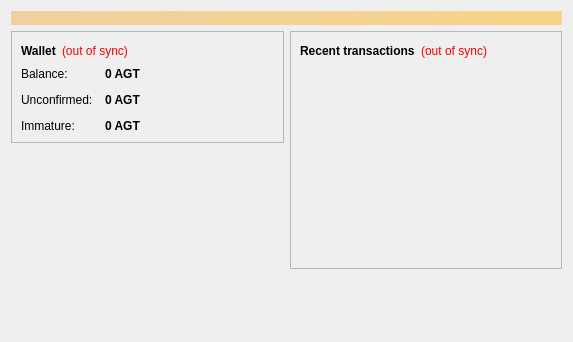
<?xml version="1.0" encoding="UTF-8"?>
<ui version="4.0">
 <class>OverviewPage</class>
 <widget class="QWidget" name="OverviewPage">
  <property name="geometry">
   <rect>
    <x>0</x>
    <y>0</y>
    <width>573</width>
    <height>342</height>
   </rect>
  </property>
  <property name="windowTitle">
   <string>Form</string>
  </property>
  <layout class="QVBoxLayout" name="topLayout">
   <item>
    <widget class="QLabel" name="labelAlerts">
     <property name="visible">
      <bool>false</bool>
     </property>
     <property name="styleSheet">
      <string notr="true">background-color: qlineargradient(x1: 0, y1: 0, x2: 1, y2: 0, stop:0 #F0D0A0, stop:1 #F8D488); color:#000000;</string>
     </property>
     <property name="wordWrap">
      <bool>true</bool>
     </property>
     <property name="margin">
      <number>3</number>
     </property>
    </widget>
   </item>
   <item>
    <layout class="QHBoxLayout" name="horizontalLayout" stretch="1,1">
     <item>
      <layout class="QVBoxLayout" name="verticalLayout_2">
       <item>
        <widget class="QFrame" name="frame">
         <property name="frameShape">
          <enum>QFrame::StyledPanel</enum>
         </property>
         <property name="frameShadow">
          <enum>QFrame::Raised</enum>
         </property>
         <layout class="QVBoxLayout" name="verticalLayout_4">
          <item>
           <layout class="QHBoxLayout" name="horizontalLayout_4">
            <item>
             <widget class="QLabel" name="label_5">
              <property name="font">
               <font>
                <weight>75</weight>
                <bold>true</bold>
               </font>
              </property>
              <property name="text">
               <string>Wallet</string>
              </property>
             </widget>
            </item>
            <item>
             <widget class="QLabel" name="labelWalletStatus">
              <property name="toolTip">
               <string>The displayed information may be out of date. Your wallet automatically synchronizes with the Agetron network after a connection is established, but this process has not completed yet.</string>
              </property>
              <property name="styleSheet">
               <string notr="true">QLabel { color: red; }</string>
              </property>
              <property name="text">
               <string notr="true">(out of sync)</string>
              </property>
              <property name="alignment">
               <set>Qt::AlignLeading|Qt::AlignLeft|Qt::AlignVCenter</set>
              </property>
             </widget>
            </item>
            <item>
             <spacer name="horizontalSpacer_2">
              <property name="orientation">
               <enum>Qt::Horizontal</enum>
              </property>
              <property name="sizeHint" stdset="0">
               <size>
                <width>40</width>
                <height>20</height>
               </size>
              </property>
             </spacer>
            </item>
           </layout>
          </item>
          <item>
           <layout class="QFormLayout" name="formLayout_2">
            <property name="fieldGrowthPolicy">
             <enum>QFormLayout::AllNonFixedFieldsGrow</enum>
            </property>
            <property name="horizontalSpacing">
             <number>12</number>
            </property>
            <property name="verticalSpacing">
             <number>12</number>
            </property>
            <item row="0" column="0">
             <widget class="QLabel" name="label">
              <property name="text">
               <string>Balance:</string>
              </property>
             </widget>
            </item>
            <item row="0" column="1">
             <widget class="QLabel" name="labelBalance">
              <property name="font">
               <font>
                <weight>75</weight>
                <bold>true</bold>
               </font>
              </property>
              <property name="cursor">
               <cursorShape>IBeamCursor</cursorShape>
              </property>
              <property name="toolTip">
               <string>Your current balance</string>
              </property>
              <property name="text">
               <string notr="true">0 AGT</string>
              </property>
              <property name="textInteractionFlags">
               <set>Qt::LinksAccessibleByMouse|Qt::TextSelectableByKeyboard|Qt::TextSelectableByMouse</set>
              </property>
             </widget>
            </item>
            <item row="1" column="0">
             <widget class="QLabel" name="label_3">
              <property name="text">
               <string>Unconfirmed:</string>
              </property>
             </widget>
            </item>
            <item row="1" column="1">
             <widget class="QLabel" name="labelUnconfirmed">
              <property name="font">
               <font>
                <weight>75</weight>
                <bold>true</bold>
               </font>
              </property>
              <property name="cursor">
               <cursorShape>IBeamCursor</cursorShape>
              </property>
              <property name="toolTip">
               <string>Total of transactions that have yet to be confirmed, and do not yet count toward the current balance</string>
              </property>
              <property name="text">
               <string notr="true">0 AGT</string>
              </property>
              <property name="textInteractionFlags">
               <set>Qt::LinksAccessibleByMouse|Qt::TextSelectableByKeyboard|Qt::TextSelectableByMouse</set>
              </property>
             </widget>
            </item>
            <item row="2" column="0">
             <widget class="QLabel" name="labelImmatureText">
              <property name="text">
               <string>Immature:</string>
              </property>
             </widget>
            </item>
            <item row="2" column="1">
             <widget class="QLabel" name="labelImmature">
              <property name="font">
               <font>
                <weight>75</weight>
                <bold>true</bold>
               </font>
              </property>
              <property name="toolTip">
               <string>Mined balance that has not yet matured</string>
              </property>
              <property name="text">
               <string notr="true">0 AGT</string>
              </property>
              <property name="textInteractionFlags">
               <set>Qt::LinksAccessibleByMouse|Qt::TextSelectableByKeyboard|Qt::TextSelectableByMouse</set>
              </property>
             </widget>
            </item>
           </layout>
          </item>
         </layout>
        </widget>
       </item>
       <item>
        <spacer name="verticalSpacer">
         <property name="orientation">
          <enum>Qt::Vertical</enum>
         </property>
         <property name="sizeHint" stdset="0">
          <size>
           <width>20</width>
           <height>40</height>
          </size>
         </property>
        </spacer>
       </item>
	     <item>
         <widget class="QLabel" name="label_wallet_bgcoin">
          <property name="text">
           <string/>
          </property>
          <property name="pixmap">
           <pixmap resource="../bitcoin.qrc">:/images/wallet_bgcoin</pixmap>
          </property>
          <property name="scaledContents">
           <bool>false</bool>
          </property>
          <property name="alignment">
           <set>Qt::AlignCenter</set>
          </property>
          <property name="margin">
           <number>-2</number>
          </property>
         </widget>
        </item>
      </layout>
     </item>
     <item>
      <layout class="QVBoxLayout" name="verticalLayout_3">
       <item>
        <widget class="QFrame" name="frame_2">
         <property name="frameShape">
          <enum>QFrame::StyledPanel</enum>
         </property>
         <property name="frameShadow">
          <enum>QFrame::Raised</enum>
         </property>
         <layout class="QVBoxLayout" name="verticalLayout">
          <item>
           <layout class="QHBoxLayout" name="horizontalLayout_2">
            <item>
             <widget class="QLabel" name="label_4">
              <property name="text">
               <string>&lt;b&gt;Recent transactions&lt;/b&gt;</string>
              </property>
             </widget>
            </item>
            <item>
             <widget class="QLabel" name="labelTransactionsStatus">
              <property name="toolTip">
               <string>The displayed information may be out of date. Your wallet automatically synchronizes with the Agetron network after a connection is established, but this process has not completed yet.</string>
              </property>
              <property name="styleSheet">
               <string notr="true">QLabel { color: red; }</string>
              </property>
              <property name="text">
               <string notr="true">(out of sync)</string>
              </property>
              <property name="alignment">
               <set>Qt::AlignRight|Qt::AlignTrailing|Qt::AlignVCenter</set>
              </property>
             </widget>
            </item>
            <item>
             <spacer name="horizontalSpacer">
              <property name="orientation">
               <enum>Qt::Horizontal</enum>
              </property>
              <property name="sizeHint" stdset="0">
               <size>
                <width>40</width>
                <height>20</height>
               </size>
              </property>
             </spacer>
            </item>
           </layout>
          </item>
          <item>
           <widget class="QListView" name="listTransactions">
            <property name="styleSheet">
             <string notr="true">QListView { background: transparent; }</string>
            </property>
            <property name="frameShape">
             <enum>QFrame::NoFrame</enum>
            </property>
            <property name="verticalScrollBarPolicy">
             <enum>Qt::ScrollBarAlwaysOff</enum>
            </property>
            <property name="horizontalScrollBarPolicy">
             <enum>Qt::ScrollBarAlwaysOff</enum>
            </property>
            <property name="selectionMode">
             <enum>QAbstractItemView::NoSelection</enum>
            </property>
           </widget>
          </item>
         </layout>
        </widget>
       </item>
       <item>
        <spacer name="verticalSpacer_2">
         <property name="orientation">
          <enum>Qt::Vertical</enum>
         </property>
         <property name="sizeHint" stdset="0">
          <size>
           <width>20</width>
           <height>40</height>
          </size>
         </property>
        </spacer>
       </item>
      </layout>
     </item>
    </layout>
   </item>
  </layout>
 </widget>
 <resources/>
 <connections/>
</ui>
